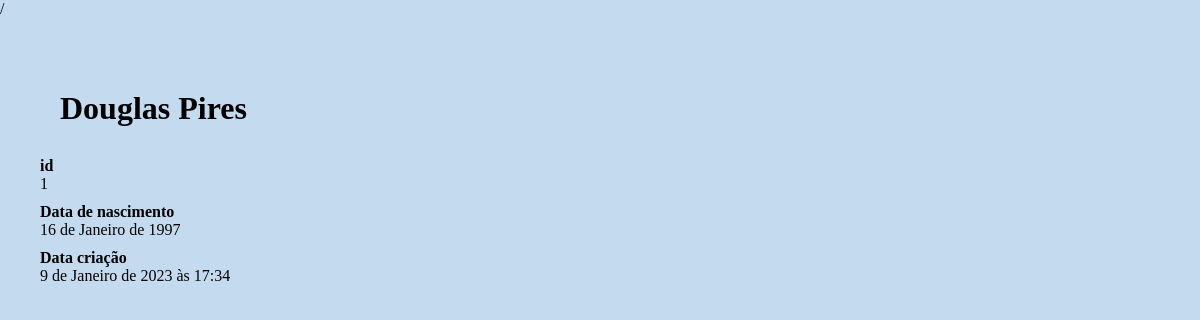
The page /1 on the database its author committed.
### accounts/models.py (models this page shows, shortened)
class Usuario(models.Model):
    choices = [('AD', 'Administrador'), ('AU', 'Autor'),('CO', 'Comum')]
    nome_autor = models.CharField(max_length=100)
    sobrenome = models.CharField(max_length=100, blank=True)
    usuario = models.CharField(max_length=100)
    data_nascimento = models.DateField(blank=True, null=True)
    date_create = models.DateTimeField(default=timezone.now)
    senha = models.CharField(max_length=100)
    tipo = models.CharField(max_length=30, choices=choices, default='CO')

### accounts/views.py (the view)
# urls.py: path('<int:usuario_id>', views.ver_usuario, name='ver_usuario'),
def ver_usuario(request, usuario_id):
    usuario = Usuario.objects.get(id=usuario_id)
    return render(request, 'accounts/ver_usuario.html',{
        'usuario': usuario
    })

### accounts/templates/accounts/ver_usuario.html
{% extends 'base.html' %}
{%block conteudo%}
<div class="main_views_usuario">
    <h1>{{ usuario.nome_autor }} {{ usuario.sobrenome }}</h1>
    <dl>
        <dt>id</dt>
        <dd>{{ usuario.id }}</dd>
        <dt>Data de nascimento</dt>
        <dd>{{ usuario.data_nascimento }}</dd>
        <dt>Data criação</dt>
        <dd>{{ usuario.date_create }}</dd>
    </dl>
</div>
{%endblock%}

### rows shown on the page
Usuario: nome_autor "Douglas", sobrenome "Pires", id "1", data_nascimento "16 de Janeiro de 1997", date_create "9 de Janeiro de 2023 às 17:34"
